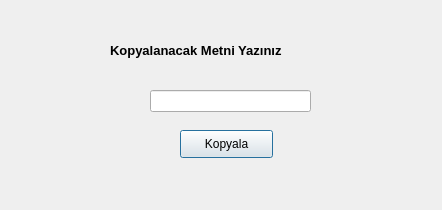
<?xml version="1.0" encoding="UTF-8"?>
<ui version="4.0">
 <class>Dialog</class>
 <widget class="QDialog" name="Dialog">
  <property name="geometry">
   <rect>
    <x>0</x>
    <y>0</y>
    <width>442</width>
    <height>210</height>
   </rect>
  </property>
  <property name="windowTitle">
   <string>Dialog</string>
  </property>
  <widget class="QLabel" name="label">
   <property name="geometry">
    <rect>
     <x>110</x>
     <y>40</y>
     <width>241</width>
     <height>20</height>
    </rect>
   </property>
   <property name="font">
    <font>
     <pointsize>10</pointsize>
     <weight>75</weight>
     <bold>true</bold>
    </font>
   </property>
   <property name="text">
    <string>Kopyalanacak Metni Yazınız</string>
   </property>
  </widget>
  <widget class="QLineEdit" name="lineEdit">
   <property name="geometry">
    <rect>
     <x>150</x>
     <y>90</y>
     <width>161</width>
     <height>22</height>
    </rect>
   </property>
  </widget>
  <widget class="QPushButton" name="pushButton">
   <property name="geometry">
    <rect>
     <x>180</x>
     <y>130</y>
     <width>93</width>
     <height>28</height>
    </rect>
   </property>
   <property name="text">
    <string>Kopyala</string>
   </property>
  </widget>
 </widget>
 <resources/>
 <connections/>
</ui>
